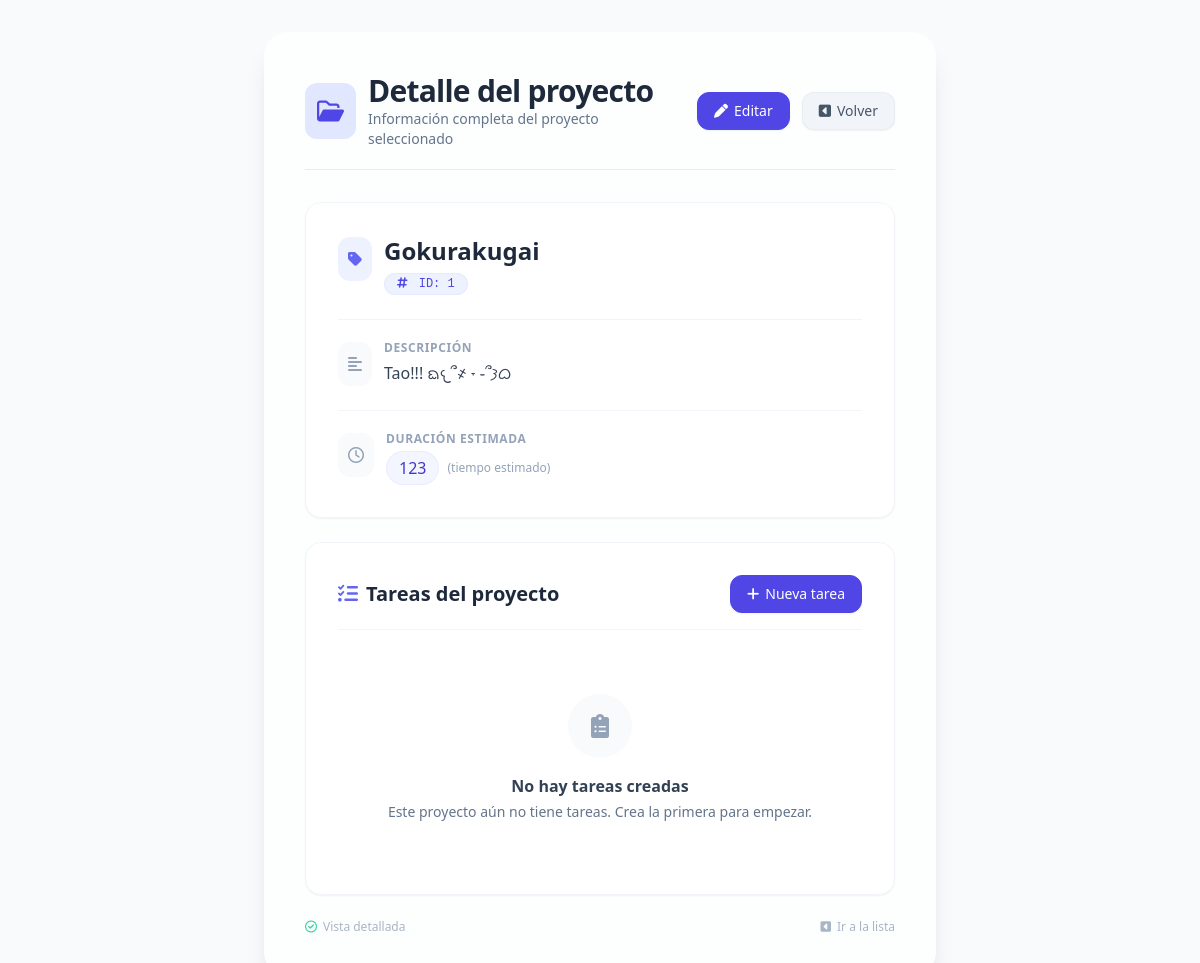
Page /proyectos/1/ (signed in) on the earlier database version.
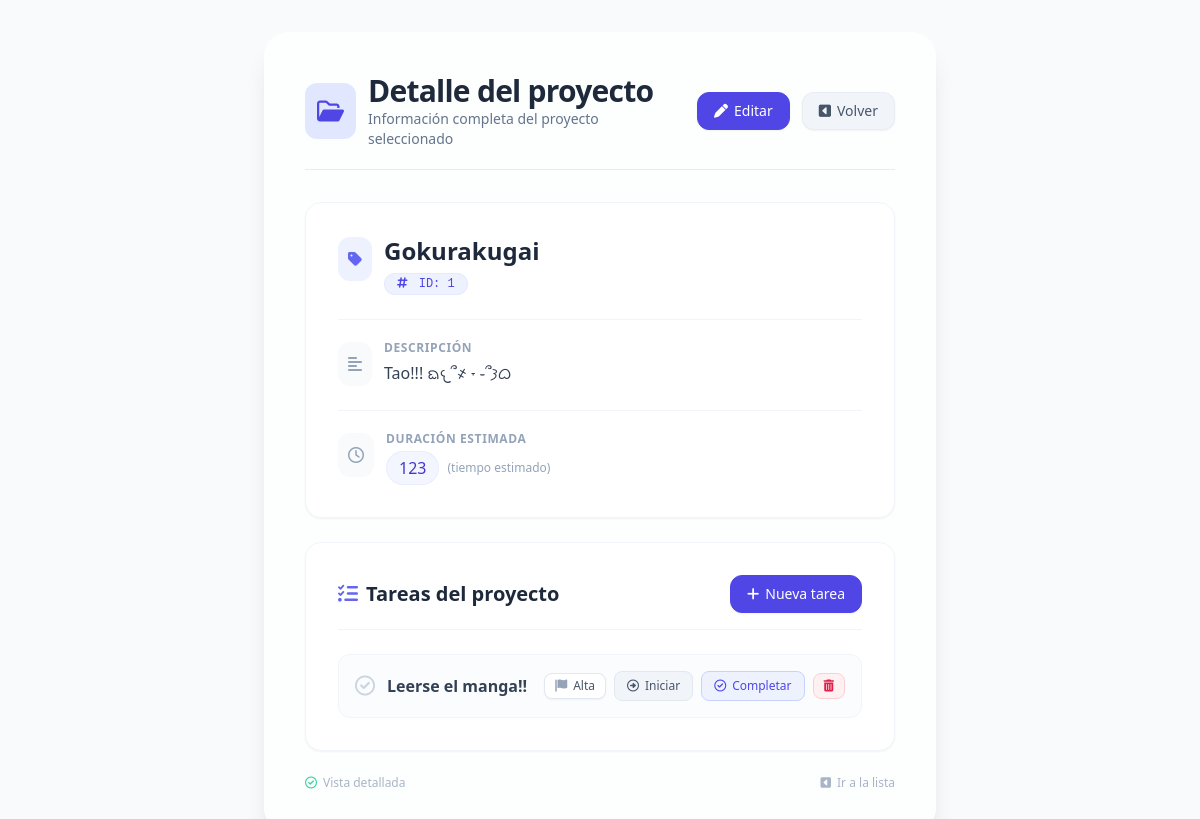
Same page on the later database version.
### gestor_proyectos/models.py (models this page shows, shortened)
class Tarea(models.Model):
    PRIORIDAD_CHOICES = [
        ('BAJA', 'Baja'),
        ('MEDIA', 'Media'),
        ('ALTA', 'Alta'),
    ]
    ESTADO_CHOICES = [
        ('PENDIENTE', 'Pendiente'),
        ('EN_PROGRESO', 'En Progreso'),
        ('COMPLETADA', 'Completada'),
    ]
    proyecto = models.ForeignKey(
        Proyecto,
        on_delete=models.CASCADE,
        related_name='tareas',
    )
    titulo= models.CharField(max_length=50)
    prioridad=models.CharField(max_length=5, choices=PRIORIDAD_CHOICES, default='MEDIA')
    estado=models.CharField(max_length=12, choices=ESTADO_CHOICES, default='PENDIENTE')

### gestor_proyectos/views.py (the view)
# urls.py: path('proyectos/<int:id>/', views.ver_proyecto, name='ver_proyecto'),
@login_required
def ver_proyecto(request, id):
    proyecto = Proyecto.objects.get(id=id) #el id que se le coloca en la url
    print(proyecto.tareas.all)
    return render(request, 'detalle-proyecto.html', {'proyecto': proyecto})

### gestor_proyectos/templates/detalle-proyecto.html (shortened to what the changed rows need)
<!DOCTYPE html>
<html lang="es">
<head>
    <script src="https://cdn.tailwindcss.com"></script>
    <link rel="stylesheet" href="https://cdnjs.cloudflare.com/ajax/libs/font-awesome/6.0.0-beta3/css/all.min.css" />
</head>
<body class="min-h-screen flex items-center justify-center p-4 md:p-8 font-sans antialiased">
    <div class="w-full max-w-2xl bg-white/70 backdrop-blur-sm rounded-3xl shadow-xl p-6 md:p-10 border border-white/40">
        <div class="flex items-center gap-3 mb-8 border-b border-slate-200/80 pb-5">
            <div class="flex-1">
                <h1 class="text-2xl md:text-3xl font-bold text-slate-800 tracking-tight">
                    Detalle del proyecto
                </h1>
            </div>
        </div>
        <div class="detalle-card bg-white rounded-2xl p-6 md:p-8 border border-slate-100 shadow-sm">
            <div class="flex items-start gap-3 mb-6">
                <div>
                    <h2 class="text-xl md:text-2xl font-bold text-slate-800 break-words">
                        {{ proyecto.nombre }}
                    </h2>
                </div>
            </div>
        </div>
        <div class="mt-6 bg-white rounded-2xl p-6 md:p-8 border border-slate-100 shadow-sm">
            <div class="flex items-center justify-between gap-4 mb-6 border-b border-slate-100 pb-4">
                <h2 class="text-xl font-bold text-slate-800 flex items-center gap-2">
                    <i class="fa-solid fa-list-check text-indigo-500"></i>
                    Tareas del proyecto
                </h2>
            </div>
            <ul class="space-y-3">
                {% for tarea in proyecto.tareas.all %}
                    <li class="group flex flex-col sm:flex-row sm:items-center justify-between p-4 rounded-xl border border-slate-100 bg-slate-50/50 hover:bg-slate-50 hover:border-slate-200 transition-all duration-200 gap-3">
                        <div class="flex items-center gap-3">
                            <div class="text-slate-300 group-hover:text-indigo-400 transition-colors">
                                <i class="fa-regular fa-circle-check text-xl"></i>
                            </div>
                            <span class="text-base font-semibold text-slate-700">{{ tarea.titulo }}</span>
                        </div>
                        <div class="flex flex-wrap items-center gap-2 text-xs font-medium">
                            <span class="inline-flex items-center gap-1.5 px-2.5 py-1 rounded-lg border bg-white text-slate-600 border-slate-200 shadow-sm">
                                <i class="fa-solid fa-flag text-slate-400"></i>
                                {{ tarea.get_prioridad_display }}
                            </span>
                            <span >
                                <form action="{% url 'avanzar_estado_tarea' tarea.id %}" method="post">
                                      <button type="submit"
                                        class="btn-tarea inline-flex items-center gap-1.5 px-3 py-1.5 text-xs font-medium rounded-lg transition-colors
                                        {% if tarea.estado == 'COMPLETADA' %}
                                            bg-emerald-100 text-emerald-700 hover:bg-emerald-200 border border-emerald-200
                                        {% elif tarea.estado == 'EN_PROGRESO' %}
                                            bg-amber-100 text-amber-700 hover:bg-amber-200 border border-amber-200
                                        {% else %}
                                            bg-slate-100 text-slate-600 hover:bg-slate-200 border border-slate-200
                                        {% endif %}">
                                    {% if tarea.estado == 'COMPLETADA' %}
                                        <i class="fa-solid fa-circle-check"></i>
                                        {{ tarea.get_estado_display }}
                                    {% else %}
                                        <i class="fa-regular fa-circle-right"></i>
                                        {% if tarea.estado == 'PENDIENTE' %}Iniciar{% else %}Avanzar{% endif %}
                                    {% endif %}
                                </button>
                                </form>
                            </span>
                            <span >
                                <form action="{% url 'terminar_estado_tarea' tarea.id %}" method="post">
                                      <button type="submit"
                                            class="btn-tarea inline-flex items-center gap-1.5 px-3 py-1.5 text-xs font-medium rounded-lg transition-colors
                                            {% if tarea.estado == 'COMPLETADA' %}
                                                bg-emerald-100 text-emerald-700 hover:bg-emerald-200 border border-emerald-200
                                            {% else %}
                                                bg-indigo-50 text-indigo-600 hover:bg-indigo-100 border border-indigo-200
                                            {% endif %}">
                                        <i class="fa-regular fa-circle-check"></i>
                                        Completar
                                    </button>
                                </form>
                            </span>
                            <span>
                                <form action="{% url 'eliminar_tarea' tarea.id %}">
                                    <button onclick="return confirm('¿Estás seguro de eliminar esta tarea?')"
                                        type="submit"
                                        class="btn-tarea inline-flex items-center gap-1.5 px-2.5 py-1.5 text-xs font-medium rounded-lg transition-colors
                                        bg-rose-50 text-rose-600 hover:bg-rose-100 border border-rose-200">
                                    <i class="fa-solid fa-trash-can"></i>
                                </button>
                                </form>
                            </span>
                        </div>
                    </li>
                {% empty %}
                    <div class="text-center py-10 px-4">
                        <div class="inline-flex items-center justify-center w-16 h-16 rounded-full bg-slate-50 mb-4">
                            <i class="fa-solid fa-clipboard-list text-2xl text-slate-400"></i>
                        </div>
                        <h3 class="text-base font-semibold text-slate-700 mb-1">No hay tareas creadas</h3>
                        <p class="text-sm text-slate-500">Este proyecto aún no tiene tareas. Crea la primera para empezar.</p>
                    </div>
                {% endfor %}
            </ul>
        </div>
    </div>
</body>
</html>

Differences in the rows shown:
added Tarea: titulo "Leerse el manga!!", prioridad "Alta", estado "PENDIENTE" (drawn)
Other differences:
text no longer shown: "No hay tareas creadas Este proyecto aún no tiene tareas. Crea la primera para empezar."
